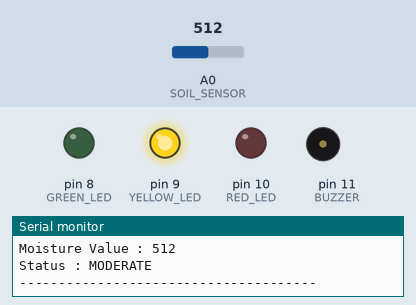
This sketch was run on a simulated Arduino Uno, built with avr-gcc and run on an emulated ATmega328P. On the bench: output pins drawn as LEDs (lit = HIGH), buzzer (waves = sounding), the last lines printed to the serial monitor. Inputs (shaded band) come from the test bench; at power-on: A0 (SOIL_SENSOR) = 512.

Above: at 2.0 s.
2.1 s: A0 (SOIL_SENSOR) set to 356
5.6 s: A0 (SOIL_SENSOR) set to 334
At 6.4 s:
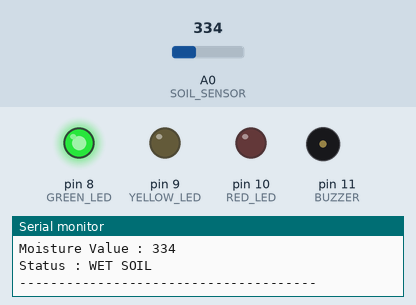
7.5 s: A0 (SOIL_SENSOR) set to 710
At 9.2 s:
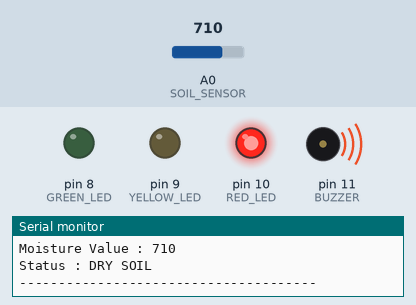
9.6 s: A0 (SOIL_SENSOR) set to 692
At 10.24 s:
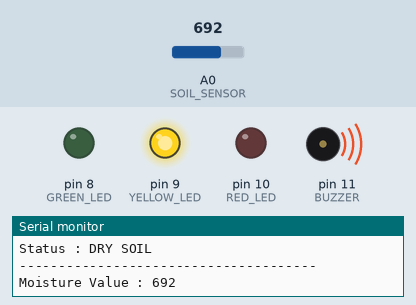
14.1 s: A0 (SOIL_SENSOR) set to 716
At 15.7 s:
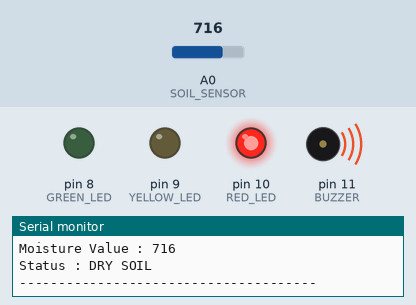
Timing chart, 0 to 17.2 s (numbered marks = the images above; inputs shaded):
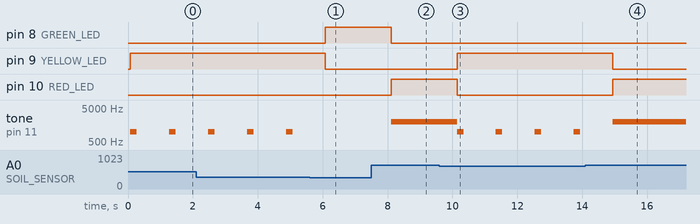

The sketch:

smart_soil_moisture_monitor.ino
```cpp
//==============================================
// Smart Soil Moisture Monitor
//==============================================

const int SOIL_SENSOR = A0;

const int GREEN_LED = 8;
const int YELLOW_LED = 9;
const int RED_LED = 10;

const int BUZZER = 11;

int moistureValue = 0;

void setup() {

  pinMode(GREEN_LED, OUTPUT);
  pinMode(YELLOW_LED, OUTPUT);
  pinMode(RED_LED, OUTPUT);

  pinMode(BUZZER, OUTPUT);

  Serial.begin(9600);

  Serial.println("======================================");
  Serial.println(" Smart Soil Moisture Monitor");
  Serial.println("======================================");
}

void loop() {

  moistureValue = analogRead(SOIL_SENSOR);

  Serial.print("Moisture Value : ");
  Serial.println(moistureValue);

  if (moistureValue < 350) {

    digitalWrite(GREEN_LED, HIGH);
    digitalWrite(YELLOW_LED, LOW);
    digitalWrite(RED_LED, LOW);

    noTone(BUZZER);

    Serial.println("Status : WET SOIL");

  }
  else if (moistureValue < 700) {

    digitalWrite(GREEN_LED, LOW);
    digitalWrite(YELLOW_LED, HIGH);
    digitalWrite(RED_LED, LOW);

    tone(BUZZER, 1000);
    delay(200);
    noTone(BUZZER);

    Serial.println("Status : MODERATE");

  }
  else {

    digitalWrite(GREEN_LED, LOW);
    digitalWrite(YELLOW_LED, LOW);
    digitalWrite(RED_LED, HIGH);

    tone(BUZZER, 2000);

    Serial.println("Status : DRY SOIL");

  }

  Serial.println("--------------------------------------");

  delay(1000);
}
```

Measured:
- the behaviour switches between 350 and 349 on A0 (SOIL_SENSOR) (found by bisection; images 0 and 1)
- the behaviour switches between 700 and 699 on A0 (SOIL_SENSOR) (found by bisection; images 2 and 3)
- after the input at 5.6 s, pin 8 (GREEN_LED): LOW → HIGH after 0.47 s; pin 9 (YELLOW_LED): HIGH → LOW after 0.47 s; tone on pin 11 (BUZZER): stops changing and stays silent
- after the input at 7.5 s, pin 8 (GREEN_LED): HIGH → LOW after 0.61 s; pin 10 (RED_LED): LOW → HIGH after 0.61 s; tone on pin 11 (BUZZER): silent → 2000 Hz after 0.61 s
- after the input at 9.6 s, pin 9 (YELLOW_LED): LOW → HIGH after 0.54 s; pin 10 (RED_LED): HIGH → LOW after 0.54 s; tone on pin 11 (BUZZER): alternates 1000 Hz for 0.20 s and silent for 1.0 s, starting after 0.54 s
- after the input at 14.1 s, pin 9 (YELLOW_LED): HIGH → LOW after 0.85 s; pin 10 (RED_LED): LOW → HIGH after 0.85 s
- by itself, tone on pin 11 (BUZZER): alternates 1000 Hz for 0.20 s and silent for 1.0 s
